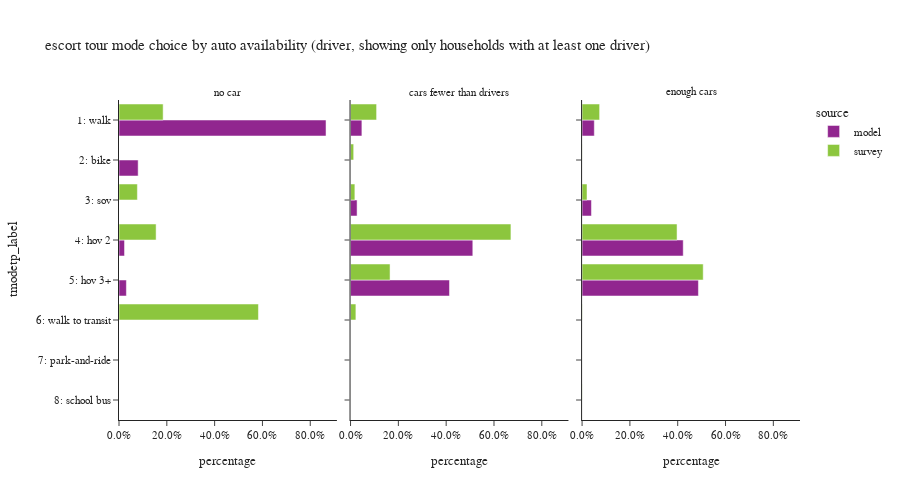

Notebook code cell kept with this figure:
### Code cell
plot_mode_choice(es_tour.filter(pl.col("auto_available_driver") != "no driver"),
                 "auto_available_driver",
                 {"auto_available_driver": ["no car", "cars fewer than drivers", "enough cars"],
                  "tmodetp_label": ["1: walk", "2: bike", "3: sov", "4: hov 2", "5: hov 3+", "6: walk to transit",
                                    "7: park-and-ride", "8: school bus", "9: other–survey only"]},
                 "auto availability (driver, showing only households with at least one driver)", 3, 500, 900)

### Figure 1 — Plotly figure (JSON) as saved in the notebook; plotly's stock layout.template omitted (floating-point values rounded to 4 significant figures)
{"data": [{"alignmentgroup": "True", "customdata": [[22791], [2108], [608], [813]], "hovertemplate": "source=model<br>auto_available_driver=no car<br>percentage=%{x}<br>tmodetp_label=%{y}<br>sample_count=%{customdata[0]}<extra></extra>", "legendgroup": "model", "marker": {"color": "#91268F", "pattern": {"shape": ""}}, "name": "model", "offsetgroup": "model", "orientation": "h", "showlegend": true, "textposition": "auto", "type": "bar", "x": [0.8659, 0.08009, 0.0231, 0.03089], "xaxis": "x", "y": ["1: walk", "2: bike", "4: hov 2", "5: hov 3+"], "yaxis": "y"}, {"alignmentgroup": "True", "customdata": [[3], [9383], [5404], [101078], [81783]], "hovertemplate": "source=model<br>auto_available_driver=cars fewer than drivers<br>percentage=%{x}<br>tmodetp_label=%{y}<br>sample_count=%{customdata[0]}<extra></extra>", "legendgroup": "model", "marker": {"color": "#91268F", "pattern": {"shape": ""}}, "name": "model", "offsetgroup": "model", "orientation": "h", "showlegend": false, "textposition": "auto", "type": "bar", "x": [1.518e-05, 0.04747, 0.02734, 0.5114, 0.4138], "xaxis": "x2", "y": [null, "1: walk", "3: sov", "4: hov 2", "5: hov 3+"], "yaxis": "y2"}, {"alignmentgroup": "True", "customdata": [[7], [20467], [3], [15674], [169314], [194752]], "hovertemplate": "source=model<br>auto_available_driver=enough cars<br>percentage=%{x}<br>tmodetp_label=%{y}<br>sample_count=%{customdata[0]}<extra></extra>", "legendgroup": "model", "marker": {"color": "#91268F", "pattern": {"shape": ""}}, "name": "model", "offsetgroup": "model", "orientation": "h", "showlegend": false, "textposition": "auto", "type": "bar", "x": [1.749e-05, 0.05114, 7.496e-06, 0.03916, 0.4231, 0.4866], "xaxis": "x3", "y": [null, "1: walk", "2: bike", "3: sov", "4: hov 2", "5: hov 3+"], "yaxis": "y3"}, {"alignmentgroup": "True", "customdata": [[4], [1], [1], [4]], "hovertemplate": "source=survey<br>auto_available_driver=no car<br>percentage=%{x}<br>tmodetp_label=%{y}<br>sample_count=%{customdata[0]}<extra></extra>", "legendgroup": "survey", "marker": {"color": "#8CC63E", "pattern": {"shape": ""}}, "name": "survey", "offsetgroup": "survey", "orientation": "h", "showlegend": true, "textposition": "auto", "type": "bar", "x": [0.1846, 0.07694, 0.1552, 0.5832], "xaxis": "x", "y": ["1: walk", "3: sov", "4: hov 2", "6: walk to transit"], "yaxis": "y"}, {"alignmentgroup": "True", "customdata": [[2], [39], [7], [13], [100], [55], [2], [1]], "hovertemplate": "source=survey<br>auto_available_driver=cars fewer than drivers<br>percentage=%{x}<br>tmodetp_label=%{y}<br>sample_count=%{customdata[0]}<extra></extra>", "legendgroup": "survey", "marker": {"color": "#8CC63E", "pattern": {"shape": ""}}, "name": "survey", "offsetgroup": "survey", "orientation": "h", "showlegend": false, "textposition": "auto", "type": "bar", "x": [0.001023, 0.109, 0.01312, 0.01812, 0.6709, 0.1652, 0.02238, 0.0002963], "xaxis": "x2", "y": [null, "1: walk", "2: bike", "3: sov", "4: hov 2", "5: hov 3+", "6: walk to transit", "8: school bus"], "yaxis": "y2"}, {"alignmentgroup": "True", "customdata": [[1], [37], [4], [15], [188], [174], [4], [2]], "hovertemplate": "source=survey<br>auto_available_driver=enough cars<br>percentage=%{x}<br>tmodetp_label=%{y}<br>sample_count=%{customdata[0]}<extra></extra>", "legendgroup": "survey", "marker": {"color": "#8CC63E", "pattern": {"shape": ""}}, "name": "survey", "offsetgroup": "survey", "orientation": "h", "showlegend": false, "textposition": "auto", "type": "bar", "x": [0.0004321, 0.07332, 0.0003834, 0.02065, 0.3972, 0.5067, 0.0008034, 0.0005178], "xaxis": "x3", "y": [null, "1: walk", "2: bike", "3: sov", "4: hov 2", "5: hov 3+", "6: walk to transit", "8: school bus"], "yaxis": "y3"}], "layout": {"annotations": [{"font": {}, "showarrow": false, "text": "no car", "x": 0.16, "xanchor": "center", "xref": "paper", "y": 1, "yanchor": "bottom", "yref": "paper"}, {"font": {}, "showarrow": false, "text": "cars fewer than drivers", "x": 0.5, "xanchor": "center", "xref": "paper", "y": 1, "yanchor": "bottom", "yref": "paper"}, {"font": {}, "showarrow": false, "text": "enough cars", "x": 0.84, "xanchor": "center", "xref": "paper", "y": 1, "yanchor": "bottom", "yref": "paper"}], "barmode": "group", "height": 500, "legend": {"title": {"text": "source"}, "tracegroupgap": 0}, "title": {"text": "escort tour mode choice by auto availability (driver, showing only households with at least one driver)"}, "width": 900, "xaxis": {"anchor": "y", "domain": [0, 0.32], "tickformat": ".1%", "title": {"text": "percentage"}}, "xaxis2": {"anchor": "y2", "domain": [0.34, 0.66], "matches": "x", "tickformat": ".1%", "title": {"text": "percentage"}}, "xaxis3": {"anchor": "y3", "domain": [0.68, 1.0], "matches": "x", "tickformat": ".1%", "title": {"text": "percentage"}}, "yaxis": {"anchor": "x", "categoryarray": ["9: other–survey only", "8: school bus", "7: park-and-ride", "6: walk to transit", "5: hov 3+", "4: hov 2", "3: sov", "2: bike", "1: walk"], "categoryorder": "array", "domain": [0, 1], "title": {"text": "tmodetp_label"}}, "yaxis2": {"anchor": "x2", "domain": [0, 1], "matches": "y", "showticklabels": false}, "yaxis3": {"anchor": "x3", "domain": [0, 1], "matches": "y", "showticklabels": false}}}
